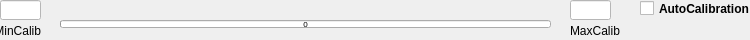
<?xml version="1.0" encoding="UTF-8"?>
<ui version="4.0">
 <class>OSHaxiswca</class>
 <widget class="QWidget" name="OSHaxiswca">
  <property name="geometry">
   <rect>
    <x>0</x>
    <y>0</y>
    <width>750</width>
    <height>40</height>
   </rect>
  </property>
  <property name="windowTitle">
   <string>Form</string>
  </property>
  <widget class="QProgressBar" name="AxisValue">
   <property name="geometry">
    <rect>
     <x>60</x>
     <y>20</y>
     <width>491</width>
     <height>8</height>
    </rect>
   </property>
   <property name="font">
    <font>
     <pointsize>6</pointsize>
    </font>
   </property>
   <property name="maximum">
    <number>4095</number>
   </property>
   <property name="value">
    <number>0</number>
   </property>
   <property name="alignment">
    <set>Qt::AlignCenter</set>
   </property>
   <property name="textVisible">
    <bool>true</bool>
   </property>
   <property name="format">
    <string>%v</string>
   </property>
  </widget>
  <widget class="QLineEdit" name="lineEdit_MinCalib">
   <property name="geometry">
    <rect>
     <x>0</x>
     <y>0</y>
     <width>41</width>
     <height>20</height>
    </rect>
   </property>
   <property name="styleSheet">
    <string notr="true">background-color: rgb(255, 255, 255);</string>
   </property>
   <property name="inputMask">
    <string>9999</string>
   </property>
  </widget>
  <widget class="QLineEdit" name="lineEdit_MaxCalib">
   <property name="geometry">
    <rect>
     <x>570</x>
     <y>0</y>
     <width>41</width>
     <height>20</height>
    </rect>
   </property>
   <property name="styleSheet">
    <string notr="true">background-color: rgb(255, 255, 255);</string>
   </property>
   <property name="inputMask">
    <string>9999</string>
   </property>
  </widget>
  <widget class="QLabel" name="label">
   <property name="geometry">
    <rect>
     <x>0</x>
     <y>20</y>
     <width>41</width>
     <height>21</height>
    </rect>
   </property>
   <property name="layoutDirection">
    <enum>Qt::LeftToRight</enum>
   </property>
   <property name="text">
    <string>MinCalib</string>
   </property>
   <property name="alignment">
    <set>Qt::AlignRight|Qt::AlignTrailing|Qt::AlignVCenter</set>
   </property>
   <property name="wordWrap">
    <bool>true</bool>
   </property>
  </widget>
  <widget class="QLabel" name="label_2">
   <property name="geometry">
    <rect>
     <x>570</x>
     <y>20</y>
     <width>71</width>
     <height>21</height>
    </rect>
   </property>
   <property name="text">
    <string>MaxCalib</string>
   </property>
   <property name="wordWrap">
    <bool>true</bool>
   </property>
  </widget>
  <widget class="QCheckBox" name="checkBox_AutoCalib">
   <property name="geometry">
    <rect>
     <x>640</x>
     <y>0</y>
     <width>111</width>
     <height>17</height>
    </rect>
   </property>
   <property name="font">
    <font>
     <weight>75</weight>
     <bold>true</bold>
    </font>
   </property>
   <property name="text">
    <string>AutoCalibration</string>
   </property>
  </widget>
 </widget>
 <resources/>
 <connections/>
</ui>
